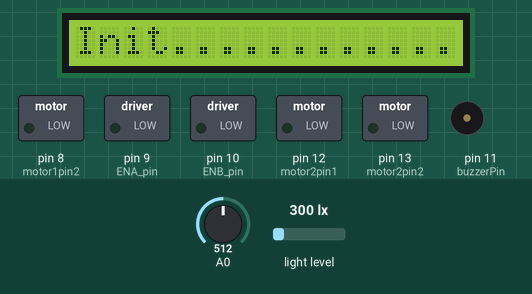
Recording of a sketch running on a simulated Arduino Uno, built with avr-gcc and run on an emulated ATmega328P. On the bench: 16×1 character LCD, switched loads named in the sketch (green lamp = pin HIGH), buzzer (waves = sounding). The inputs (shaded band) are chosen by the test bench; at power-on: A0 = 512, light level 300 lx. What the sketch prints to the serial monitor is not drawn.

Above: at 1.8 s.
At 4.4 s:
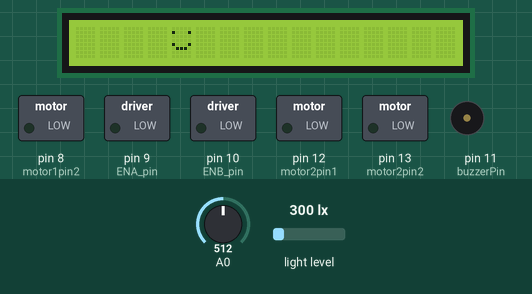
4.5 s: A0 set to 784
6.0 s: A0 set to 812
At 7.3 s:
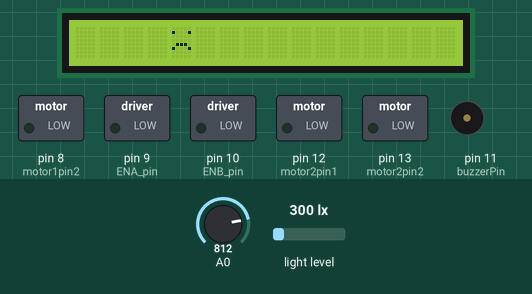
7.6 s: light level set to 40 lx
At 21.2 s:
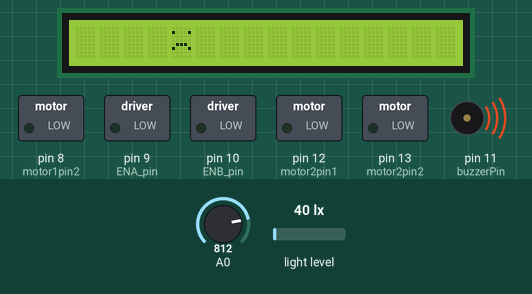
Timing chart, 0 to 23.0 s (numbered marks = the images above; inputs shaded):
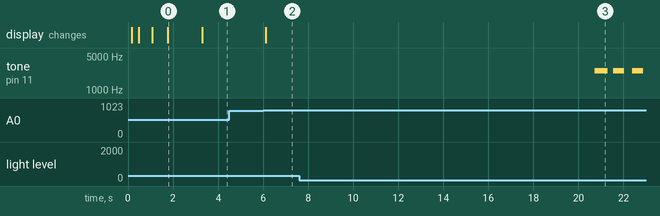

Measured:
- the behaviour switches between 799 and 800 on A0 (found by bisection; images 1 and 2)
- after the input at 4.5 s, every drawn part: stays the same
- after the input at 6.0 s, the display: changes after 0.12 s (image 2)
- what the display in image 0 shows lasts 1.5 s, from 1.8 s to 3.3 s

The sketch:

PlantBot.ino
```cpp
#include <Adafruit_TSL2591.h>
#include <TimeLib.h>
#include <LiquidCrystal.h>
#include <EasyBuzzer.h>
#include <Wire.h>
int show=0;
LiquidCrystal lcd(7, 6, 5, 4, 3, 2);

int moistVal = 0;
int tooDry = 150;
int tooWet = 800;
int tooDark = 50;
int motor1pin1 = 1;
int motor1pin2 = 8;
int motor2pin1 = 12;
int motor2pin2 = 13;
int ENA_pin = 9;
int ENB_pin = 10;
int buzzerPin = 11;
int speeds = 75;
bool bad = false;
bool good = true;
bool nightTime = false;
bool beepBool = false;
int sec;
byte smiley[8] = {
 B00000,
 B10001,
 B00000,
 B00000,
 B10001,
 B01110,
 B00000,
};
byte sad[8] = {
 B00000,
 B10001,
 B00000,
 B00000,
 B01110,
 B10001,
 B00000,
};

Adafruit_TSL2591 tsl = Adafruit_TSL2591(2591);
sensors_event_t event;

void setup() {
  lcd.createChar(0,smiley);
  lcd.createChar(1,sad);
  Serial.begin(9600);
  lcd.begin(16,1);
  EasyBuzzer.setPin(buzzerPin);
  lcd.setCursor(0, 0);
  lcd.print("    PlantBot    ");
  delay(100);
  lcd.setCursor(0, 1);
  lcd.print("Init.");
  delay(300);
  lcd.setCursor(0, 1);
  lcd.print("Init...");
  delay(600);
  lcd.setCursor(0, 1);
  lcd.print("Init........");
  delay(700);
  lcd.setCursor(0, 1);
  lcd.print("Init...............");
  delay(1500);
  lcd.clear();
  pinMode(A0,INPUT);
  pinMode(motor1pin1, OUTPUT);
  pinMode(motor1pin2, OUTPUT);
  pinMode(motor2pin1, OUTPUT);
  pinMode(motor2pin2, OUTPUT);
  pinMode(ENA_pin, OUTPUT);
  pinMode(ENB_pin, OUTPUT);
  pinMode(buzzerPin, OUTPUT);
  //pinMode(13,OUTPUT);
  tsl.setGain(TSL2591_GAIN_LOW);
  tsl.setTiming(TSL2591_INTEGRATIONTIME_100MS);
}

void loop() {
  EasyBuzzer.update();
  moistVal = analogRead(A0);
  Serial.println(moistVal);
  int percent = 2.718282 * 2.718282 * (.008985 * moistVal + 0.207762);
  Serial.print(percent);
  Serial.println("% Moisture ");
  tsl.getEvent(&event);
  float value = event.light;
  Serial.print(value);
  Serial.println(" lux");
  if (!nightTime && value <=tooDark){
    setTime(0,0,0,1,1,2016);
    nightTime = true;
  }
  if (nightTime && value > tooDark)
    nightTime = false;

  if ((moistVal <= tooDry) || (moistVal >= tooWet)) {

      if (!bad){
        //wiggle();
        good = false;
        bad = true;
      }
    if (value<=tooDark && hour()>=16){
      lcd.clear();
      lcd.setCursor(4,0);
      lcd.write(byte(1));
    }
    else{
      lcd.clear();
      Serial.println("neutral humidity");
      lcd.setCursor(4,0);
      lcd.write(byte(1));
    }
  }
  else {
     if (value <= tooDark && hour()>=16){
      lcd.clear();
      Serial.println("neutral light");
      lcd.setCursor(4,0);
      lcd.write(byte(1));
    }
    else if (value > tooDark){
      lcd.clear();
      Serial.println("Smile");
      lcd.setCursor(4,0);
      lcd.write(byte(0));
    }
 }
 if (!beepBool && (moistVal>=tooWet || moistVal<=tooDry || (value <=tooDark && hour()>=16)) && (second()-sec>12 || (second()<sec && second()+60-sec>12))){
    beepBool = true;
    EasyBuzzer.stopBeep();
 }
 if (moistVal >=tooWet && beepBool){
  EasyBuzzer.beep(
            2500,
            500,
            300,
            3,
            3000,
            2
        );
  beepBool = false;
  sec = second();
 }
  else if (moistVal <= tooDry && beepBool){
    EasyBuzzer.beep(
            2500,
            500,
            300,
            5,
            2000,
            2
          );
    beepBool = false;
    sec = second();
}
  else if (value <= tooDark && hour()>=16 && beepBool){
    EasyBuzzer.beep(
            2500,
            500,
            300,
            1,
            2000,
            5
          );
    beepBool = false;
    sec = second();
  }
  delay(100);
}
```
